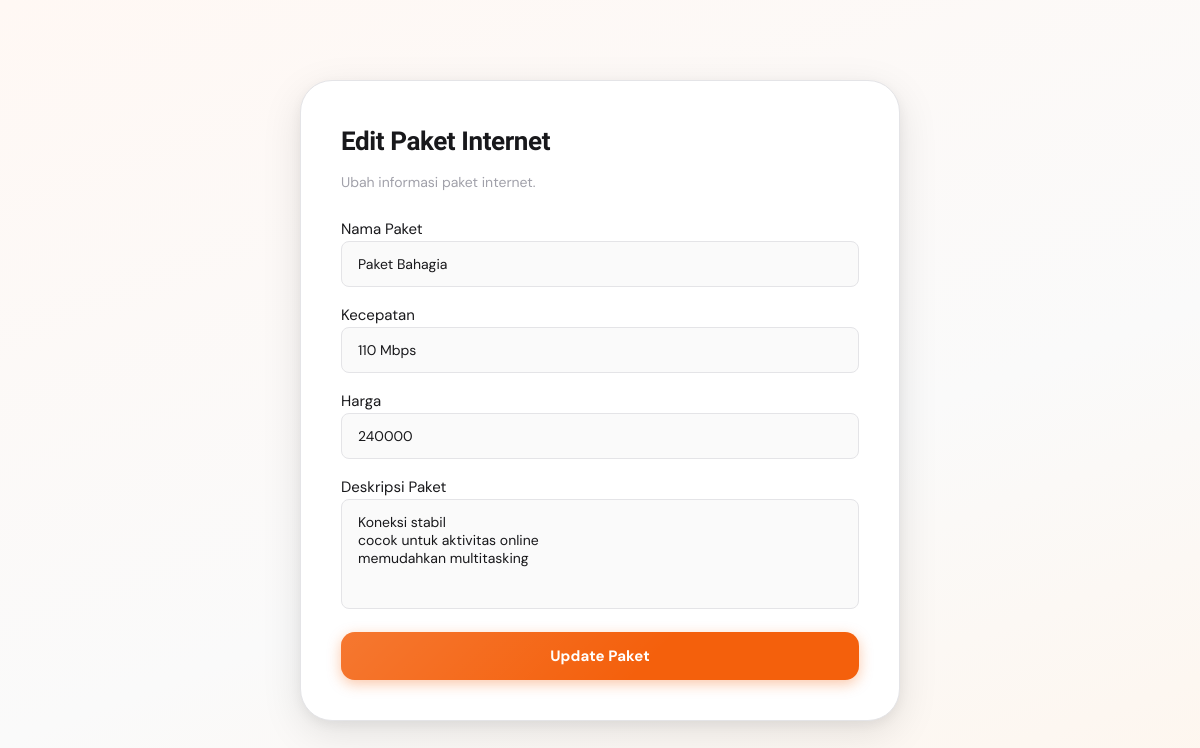
The page /admin/paket/edit.php?id=13 (signed in) on the database its author committed.
### tables this page shows
CREATE TABLE `tb_paket` (
  `id_paket` int(11) NOT NULL,
  `nama_paket` varchar(100) NOT NULL,
  `harga` int(11) NOT NULL,
  `kecepatan` varchar(50) NOT NULL,
  `deskripsi` text DEFAULT NULL,
  `status` enum('aktif','nonaktif') DEFAULT 'aktif'
);

### admin/paket/edit.php (the view, shortened to what this page needs)
<?php
require_once __DIR__ . '/../../koneksi.php';
$id = $_GET['id'];
$query = mysqli_query($koneksi, "SELECT * FROM tb_paket WHERE id_paket='$id'");
$data = mysqli_fetch_assoc($query);
?>
<!DOCTYPE html>
<html lang="id">
<head>
    <link rel="stylesheet" href="../../assets/css/style.css">
    <link rel="stylesheet" href="https://cdn.jsdelivr.net/npm/bootstrap-icons@1.11.3/font/bootstrap-icons.min.css">
</head>
<body>
<div class="auth-container">
    <div class="form-card">
        <h2>Edit Paket Internet</h2>
        <p>Ubah informasi paket internet.</p>
        <form method="POST">
            <div class="form-group">
                <label>Nama Paket</label>
                <input type="text" name="nama_paket" placeholder="Nama Paket" value="<?= $data['nama_paket']; ?>" required>
            </div>
            <div class="form-group">
                <label>Kecepatan</label>
                <input type="text" name="kecepatan" placeholder="Kecepatan" value="<?= $data['kecepatan']; ?>" required>
            </div>
            <div class="form-group">
                <label>Harga</label>
                <input type="number" name="harga" placeholder="Harga" value="<?= $data['harga']; ?>" required>
            </div>
            <div class="form-group">
                <label>Deskripsi Paket</label>
                <textarea name="deskripsi" placeholder="Deskripsi Paket" required><?= $data['deskripsi']; ?></textarea>
            </div>
            <button type="submit" name="submit" class="btn-orange">Update Paket</button>
        </form>
    </div>
</div>
</body>
</html>

### assets/css/style.css (style rules this page uses)
:root { --primary: #f4600c; --primary-light: #ff8a3d; --primary-glow: rgba(244, 96, 12, 0.18); --primary-soft: #fff4ee; --dark: #18181b; --dark-2: #27272a; --mid: #52525b; --muted: #a1a1aa; --line: #e4e4e7; --surface: #ffffff; --surface-2: #fafafa; --surface-3: #f5f5f4; --bg: #faf9f7; --shadow-sm: 0 1px 3px rgba(0,0,0,.06), 0 1px 2px rgba(0,0,0,.04); --shadow-md: 0 4px 16px rgba(0,0,0,.08), 0 2px 6px rgba(0,0,0,.04); --shadow-lg: 0 12px 40px rgba(0,0,0,.10), 0 4px 12px rgba(0,0,0,.05); --shadow-xl: 0 24px 60px rgba(0,0,0,.12), 0 8px 20px rgba(0,0,0,.06); --shadow-orange: 0 8px 32px rgba(244,96,12,.28); --radius-sm: 8px; --radius-md: 14px; --radius-lg: 22px; --radius-xl: 32px; --transition: all .22s cubic-bezier(.4,0,.2,1); --font-body: 'DM Sans', sans-serif; --font-display: 'Plus Jakarta Sans', sans-serif; }
*, *::before, *::after { margin: 0; padding: 0; box-sizing: border-box; }
html { scroll-behavior: smooth; }
body { font-family: var(--font-body); font-size: 15px; line-height: 1.6; color: var(--dark); background-color: var(--bg); overflow-x: hidden; -webkit-font-smoothing: antialiased; }
.btn-orange { display: inline-flex; align-items: center; justify-content: center; gap: 8px; padding: 13px 28px; border: none; border-radius: var(--radius-md); background: var(--primary); color: #fff; font-family: var(--font-body); font-weight: 700; font-size: 14px; letter-spacing: .1px; cursor: pointer; transition: var(--transition); box-shadow: 0 4px 14px rgba(244,96,12,.35); position: relative; overflow: hidden; }
.btn-orange::after { content: ''; position: absolute; inset: 0; background: linear-gradient(135deg, rgba(255,255,255,.15) 0%, transparent 60%); border-radius: inherit; }
.auth-container { width: 100%; min-height: 100vh; display: flex; justify-content: center; align-items: center; padding: 80px 20px; background: linear-gradient(160deg, #fff8f4 0%, #fafafa 60%, #fef6ee 100%); }
.form-card { width: 100%; max-width: 600px; background: var(--surface); padding: 40px; border-radius: var(--radius-xl); border: 1px solid var(--line); box-shadow: var(--shadow-lg); }
.form-card h2 { font-family: var(--font-display); font-size: 26px; font-weight: 800; margin-bottom: 8px; letter-spacing: -.4px; }
.form-card p { color: var(--muted); margin-bottom: 24px; font-size: 14px; }
.form-card input, .form-card textarea { width: 100%; padding: 13px 16px; margin-bottom: 16px; border-radius: var(--radius-sm); border: 1.5px solid var(--line); outline: none; font-family: var(--font-body); font-size: 14px; background: var(--surface-2); color: var(--dark); transition: var(--transition); }
.form-card textarea { resize: none; height: 110px; }
.form-card button { width: 100%; padding: 14px; border: none; border-radius: var(--radius-md); background: var(--primary); color: #fff; font-family: var(--font-body); font-weight: 700; font-size: 15px; cursor: pointer; transition: var(--transition); box-shadow: 0 4px 14px rgba(244,96,12,.35); }

### rows shown on the page
tb_paket: nama_paket "Paket Bahagia", kecepatan "110 Mbps", harga "240000", deskripsi "Koneksi stabil cocok untuk aktivitas online memudahkan multitasking"
